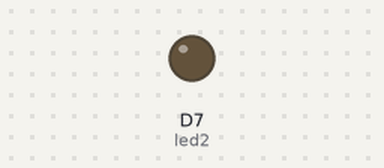
A sketch run on a simulated ESP8266 (NodeMCU). Shown: output pins drawn as LEDs (lit = HIGH).

Above: at 0.2 s.
At 30.2 s:
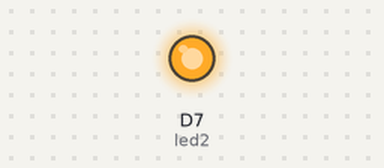
Timing chart, 0 to 31.3 s (numbered marks = the images above):
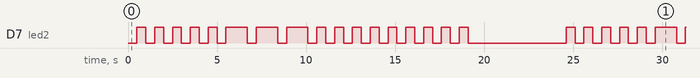

The sketch:

blink-an-led.ino
```cpp
// ------------
// Blink an LED
// ------------

int led1 = D0;

int led2 = D7;

void setup() {

  // We are going to tell our device that D0 and D7 (which we named led1 and led2 respectively) are going to be output
  // (That means that we will be sending voltage to them, rather than monitoring voltage that comes from them)

  pinMode(led2, OUTPUT);

}


void loop() {

    // Blink first name 'Hamish' in morse

    int text_to_output[17] = {0,0,0,0, 0,1, 1,1, 0,0, 0,0,0, 0,0,0,0};

    toggleMorse(text_to_output,17);

    delay(5000);

}


int toggleMorse(int array[], int size) {
    for (int i = 0; i < size; i++) {
        delay(500);
        ledBlink(array[i]);
    }
    return 1;
}


int ledBlink(int type) {

    // Dot
    if (type==0) {
        digitalWrite(led2,HIGH);
        delay(500);
        digitalWrite(led2,LOW);
        return 1;
    }
    // Dash
    else if (type==1) {
        digitalWrite(led2,HIGH);
        delay(1200);
        digitalWrite(led2,LOW);
        return 0;
    }
    else {
        return -1;
    }
}
```

Measured:
- by itself, D7 (led2): moves between LOW and HIGH, repeating every 24.1 s
- by itself, everything shown: repeats every 24.1 s, in 34 steps
